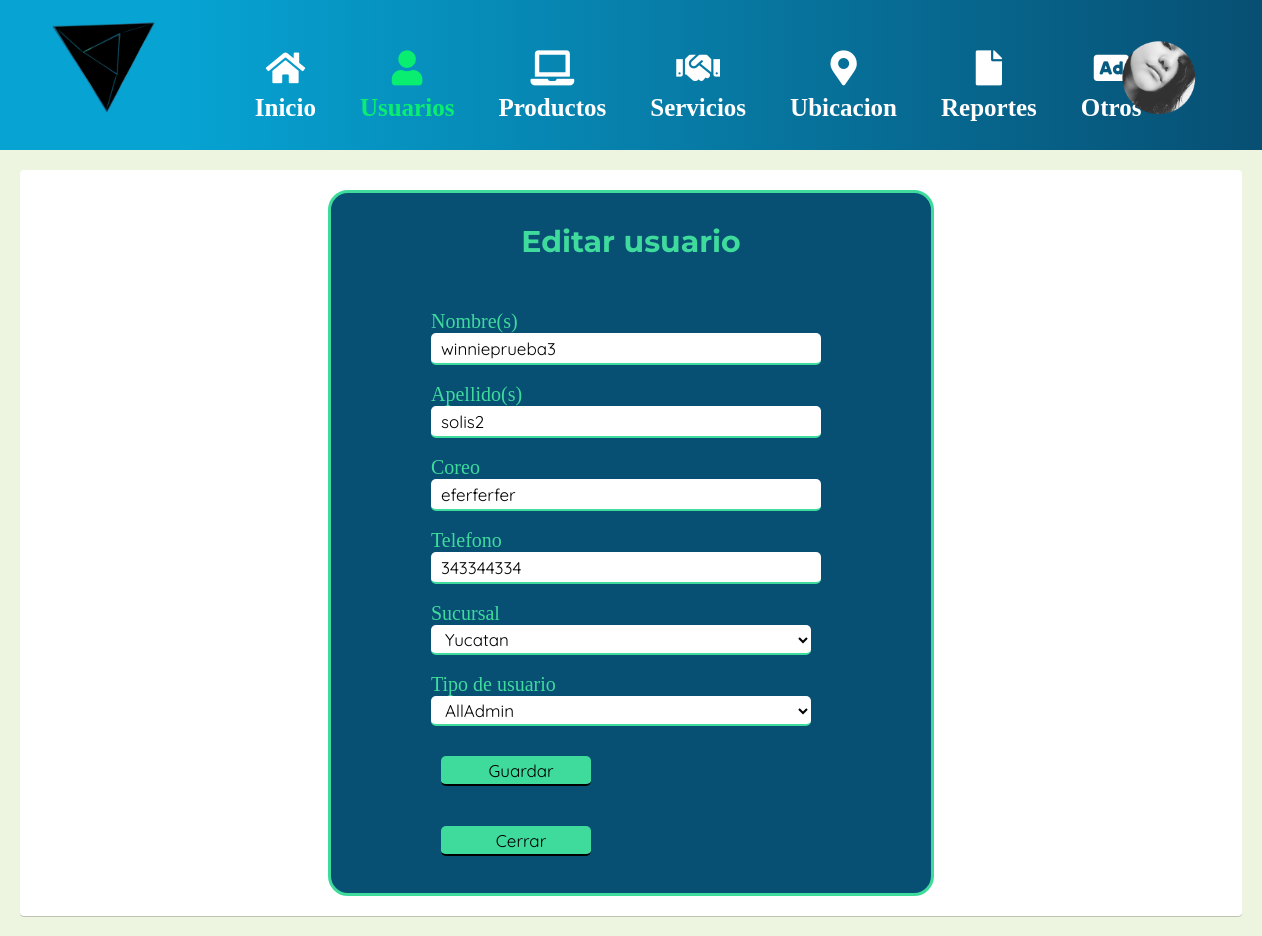
/edit-us.php?id=7 (signed in), run on the app's committed database.
### tables this page shows
CREATE TABLE `persona` (
  `idpersona` int(11) NOT NULL AUTO_INCREMENT,
  `nombres` varchar(30) NOT NULL,
  `apellidos` varchar(30) NOT NULL,
  `correo` varchar(30) NOT NULL,
  `telefono` int(11) NOT NULL,
  `idsucursal` int(11) NOT NULL,
  PRIMARY KEY (`idpersona`),
  KEY `idsucursal` (`idsucursal`),
  CONSTRAINT `persona_ibfk_1` FOREIGN KEY (`idsucursal`) REFERENCES `sucursal` (`idsucursal`)
);

CREATE TABLE `sucursal` (
  `idsucursal` int(11) NOT NULL AUTO_INCREMENT,
  `nombreSC` varchar(30) NOT NULL,
  `direccionSC` varchar(30) NOT NULL,
  `telefonoSC` int(11) NOT NULL,
  `codigopostalSC` int(11) NOT NULL,
  `idestado` int(11) NOT NULL,
  PRIMARY KEY (`idsucursal`),
  KEY `idestado` (`idestado`),
  CONSTRAINT `sucursal_ibfk_1` FOREIGN KEY (`idestado`) REFERENCES `estado` (`idestado`)
);

CREATE TABLE `tipousuario` (
  `idtipousuario` int(11) NOT NULL AUTO_INCREMENT,
  `nombreTU` varchar(30) NOT NULL,
  PRIMARY KEY (`idtipousuario`)
);

### edit-us.php (the view, shortened to what this page needs)
<?php
    if(isset($_GET['id']))
    {
        $claveid = $_GET['id'];
    }
    include('conexion.php');
    if(empty($_REQUEST['id'])){
        header("location: usuarios.php");
    }else{
        $claveid = $_REQUEST['id'];
    }
    $queryus = mysqli_query($mysqli, "SELECT * FROM persona INNER JOIN usuariolog ON persona.idpersona = usuariolog.idpersona INNER JOIN tipousuario ON usuariolog.idtipousuario = tipousuario.idtipousuario INNER JOIN sucursal ON persona.idsucursal = sucursal.idsucursal WHERE persona.idpersona = $claveid ");
    $result_usuario = mysqli_num_rows($queryus);
    if($result_usuario > 0){
        $data_usuario = mysqli_fetch_assoc($queryus);
    }
?>
<!DOCTYPE html>
<html lang="en">
<head>
    <link rel="stylesheet" href="css/style.css">
    <link rel="stylesheet" href="https://use.fontawesome.com/releases/v5.8.1/css/all.css">
</head>
<body>
    <header>
        <section class="principal">
            <img src="img/logo-ST.PNG" alt="">
        </section>
        <section class="usuario">
            <ul>
                <li><a href=""><img src="img/winnie.png" alt=""></a>
                </li>
            </ul>
        </section>
        <nav>
            <ul class="nav-icon">
               <li><a href="2index.php"><i class="fas fa-home p-ico"><br><span>Inicio</span></i></a></li>
               <li><a href="usuarios.php" ><i class="fas fa-user active"><br><span>Usuarios</span></i></a></li>
               <li><a href="productos.php"><i class="fas fa-laptop"><br><span>Productos</span></i></a></li>
               <li><a href="servicios.php"><i class="fas fa-handshake"><br><span>Servicios</span></i></a></li>
               <li><a href="ubicacion.php"><i class="fas fa-map-marker-alt"><br><span>Ubicacion</span></i></a></li>
               <li><a href="reportes.php"><i class="fas fa-file"><br><span>Reportes</span></i></a></li>
               <li><a href="otros.php"><i class="fas fa-ad"><br><span>Otros</span></i></a></li>
            </ul>
        </nav>
    </header>
    <section class="content">
        <section class="tabedit">
            <h1>Editar usuario</h1>
            <form action="edit-us.php" method="post" name="form-editus" class="form-editus">
                <label for="">Nombre(s)</label>
                <br>
                <input type="text" placeholder="Nombre(s)" name="nombres" require value="<?php echo $data_usuario['nombres'] ?>" >
                <br><br>
                <label for="">Apellido(s)</label>
                <br>
                <input type="text" placeholder="Apellido(s)" name="apellidos" require value="<?php echo $data_usuario['apellidos'] ?>">
                <br><br>
                <label for="">Coreo</label><br>
                <input type="email" placeholder="Correo" name="correo" require value="<?php echo $data_usuario['correo'] ?>">
                <br><br>
                <label for="">Telefono</label>
                <br>
                <input type="tel" placeholder="Telefono" name="telefono" require value="<?php echo $data_usuario['telefono'] ?>">
                <br><br>
                <label for="">Sucursal</label>
                <br>
                <select name="sucursal" id="" class="notItemOne">
                <option value="<?php echo $data_usuario['idsucursal']?>" selected><?php echo $data_usuario['nombreSC']?></option>
                </select>
                <br><br>
                <label for="">Tipo de usuario</label>
                <br>
                <select name="tipUs" id="" class="notItemOne">
                    <option value="<?php echo $data_usuario['idtipousuario']?>" selected><?php echo $data_usuario['nombreTU']?></option>
                </select>
                <section>
                    <input type="submit" name="edtit-us" value="Guardar" class="btnform">
                    <input type="submit" name="cerrar" value="Cerrar" class="btnform">
                </section>
            </form>
        </section>
    </section>
</body>
</html>

### css/style.css (style rules this page uses)
* { padding: 0; margin: 0; }
.content { margin: 20px 20px 20px 20px; padding: 20px; background: white; border-radius: 4px; box-shadow: 0 1px 0 rgba(0, 0, 0, 0.2); }
body { overflow-x: hidden; background: #EDF5E0; }
header { background: linear-gradient(to right, rgba(6, 163, 211, 1) 0%, rgba(6, 163, 211, 1) 14%, rgba(7, 79, 115, 1) 100%); width: 100%; height: 150px; }
.principal { display: inline-block; width: 20%; }
.principal img { width: 43%; margin: 20px 20px 20px 50px; }
nav { display: inline-block; vertical-align: top; margin-top: 50px; margin-left: -278px; }
.nav-icon i span { font-size: 25px !important; }
.active { color: #09ee70 !important; }
nav li { list-style: none; text-align: center; display: inline-block; margin: 0px 20px; }
nav li i { color: #ffffff; font-size: 35px; }
.usuario { display: inline-block !important; width: 20%; vertical-align: top; position: relative; top: 20px; left: 64%; }
.usuario img { width: 30%; margin-left: 57px; margin-top: 20px; display: inline-block; }
.usuario li { text-decoration: none; list-style: none; }
form { margin-left: 44px; margin-bottom: 50px; }
.btnform { display: inline-block !important; margin: 10px 0px; }
.tabedit { border: 3px #3fdb9d solid; border-radius: 20px; background: #074f73; width: 600px; height: 700px; margin: auto; }
.form-editus { width: 400px; margin:auto; margin-top: 50px; }
.form-editus label { font-size: 20px; }
.form-editus label, .form-editus input, .form-editus select { width: 380px; height: 30px; color: #3fdb9d; }
.form-editus input, .form-editus select { border-radius: 5px; background: rgba(255, 255, 255, 1); border: none; outline: none; border-bottom: 2px solid #3fdb9d; padding-left: 10px; font-family: 'Quicksand', sans-serif; font-size: 17px; color: #000000; justify-content: center; }
.tabedit h1 { text-align: center; margin-top: 30px; font-size: 30px; font-family: 'Montserrat', sans-serif; color: #3fdb9d }
.form-editus section input { width: 150px; background: #3fdb9d; display: inline-block !important; color: #000000; margin-top: 30px; margin-left: 10px; border-bottom: 2px solid #000000; }
.form-editus section { columns: 2; }
.notItemOne option:first-child { display: none; }

### data on the page
persona: nombres "winnieprueba3", apellidos "solis2", correo "eferferfer", telefono "343344334", sucursal "Yucatan", tipUs "AllAdmin"
